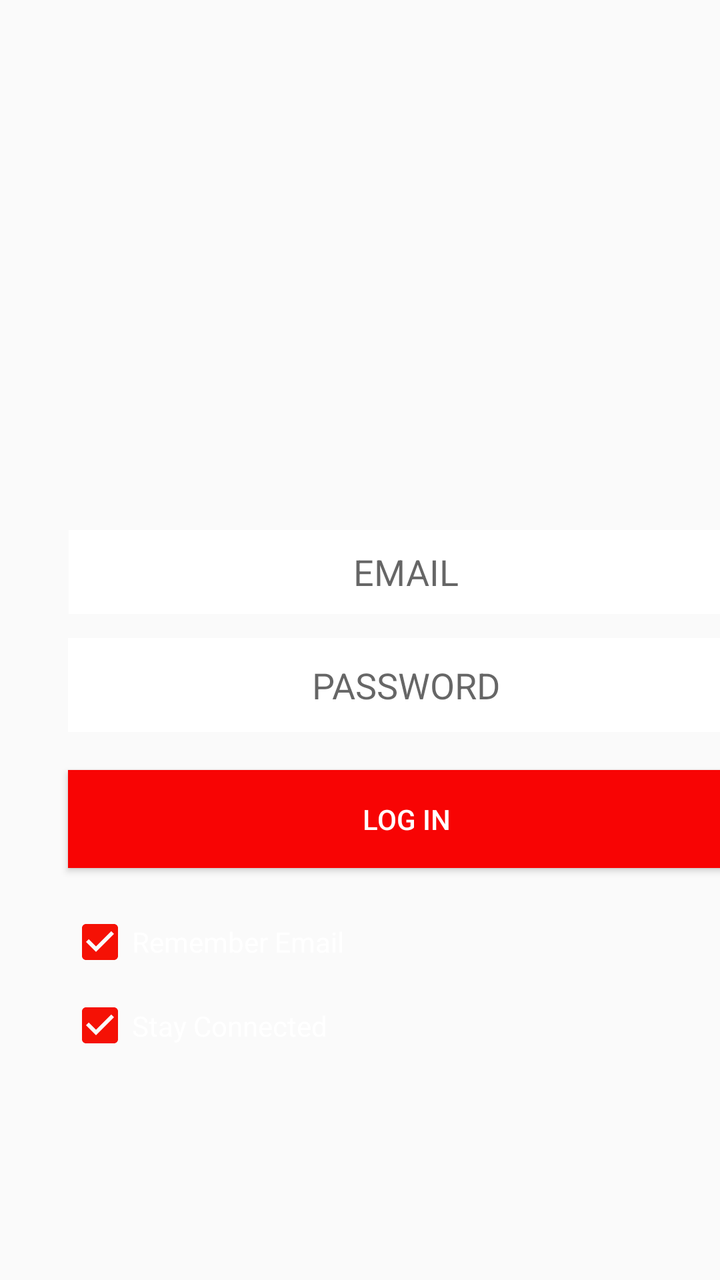
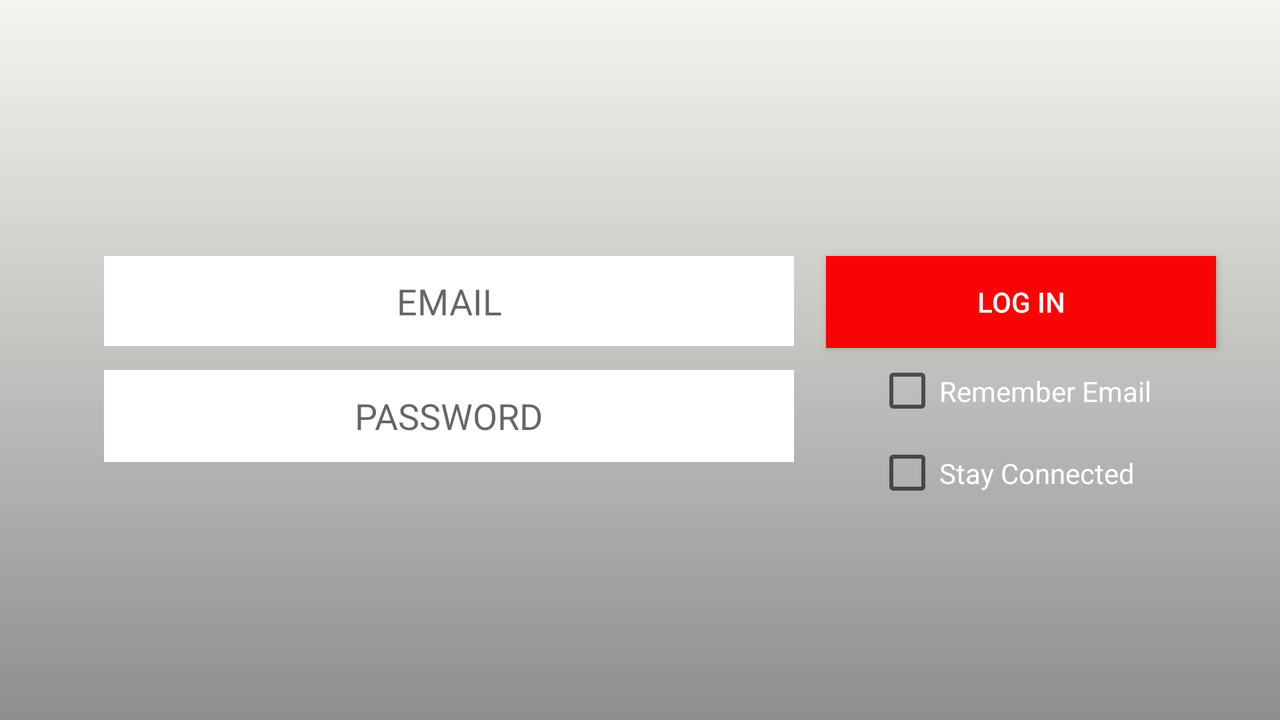

The same Android screen from two of the app's own layout files: first res/layout/ as a phone draws it, then the repository's variant for another configuration, drawn on a device whose configuration selects that folder. Both files follow.
<!-- AndroidManifest.xml: application theme AppTheme -->
<!-- res/layout/activity_login.xml -->
<?xml version="1.0" encoding="utf-8"?>
<androidx.constraintlayout.widget.ConstraintLayout xmlns:android="http://schemas.android.com/apk/res/android"
    xmlns:app="http://schemas.android.com/apk/res-auto"
    xmlns:tools="http://schemas.android.com/tools"
    android:layout_width="match_parent"
    android:layout_height="match_parent"
    android:background="@drawable/airplane"
    android:orientation="vertical">

    <ImageView
        android:id="@+id/Logo"
        android:layout_width="349dp"
        android:layout_height="69dp"
        android:layout_marginStart="32dp"
        android:layout_marginLeft="32dp"
        android:layout_marginTop="168dp"
        android:layout_marginEnd="32dp"
        android:layout_marginRight="32dp"
        android:adjustViewBounds="true"
        app:layout_constraintEnd_toEndOf="parent"
        app:layout_constraintHorizontal_bias="0.0"
        app:layout_constraintStart_toStartOf="parent"
        app:layout_constraintTop_toTopOf="parent"
        app:srcCompat="@drawable/Airflight" />

    <EditText
        android:id="@+id/EmailBox"
        android:layout_width="337dp"
        android:layout_height="42dp"
        android:layout_marginTop="28dp"
        android:layout_marginEnd="8dp"
        android:layout_marginRight="8dp"
        android:background="@color/White"
        android:ems="10"
        android:gravity="center"
        android:hint="EMAIL"
        android:inputType="textWebEmailAddress"
        app:layout_constraintEnd_toEndOf="@+id/Logo"
        app:layout_constraintHorizontal_bias="0.611"
        app:layout_constraintStart_toStartOf="@+id/Logo"
        app:layout_constraintTop_toBottomOf="@+id/Logo" />

    <EditText
        android:id="@+id/PasswordBox"
        android:layout_width="338dp"
        android:layout_height="47dp"
        android:layout_marginTop="12dp"
        android:background="@color/White"
        android:ems="10"
        android:gravity="center"
        android:hint="PASSWORD"
        android:inputType="textPassword"
        app:layout_constraintEnd_toEndOf="@+id/EmailBox"
        app:layout_constraintStart_toStartOf="@+id/EmailBox"
        app:layout_constraintTop_toBottomOf="@+id/EmailBox" />

    <Button
        android:id="@+id/Login"
        android:layout_width="338dp"
        android:layout_height="49dp"
        android:layout_marginTop="19dp"
        android:background="@color/colorPrimary"
        android:onClick="Login"
        android:text="LOG IN"
        android:textColor="@color/White"
        app:layout_constraintEnd_toEndOf="@+id/PasswordBox"
        app:layout_constraintStart_toStartOf="@+id/PasswordBox"
        app:layout_constraintTop_toBottomOf="@+id/PasswordBox" />

    <CheckBox
        android:id="@+id/rememberMe"
        android:layout_width="337dp"
        android:layout_height="34dp"
        android:layout_marginTop="20dp"
        android:checked="true"
        android:text="Remember Email"
        android:textColor="@color/White"
        app:layout_constraintEnd_toEndOf="@+id/Login"
        app:layout_constraintHorizontal_bias="0.0"
        app:layout_constraintStart_toStartOf="@+id/Login"
        app:layout_constraintTop_toBottomOf="@+id/Login" />

    <CheckBox
        android:id="@+id/stayConnected"
        android:layout_width="337dp"
        android:layout_height="33dp"
        android:layout_marginTop="8dp"
        android:layout_marginBottom="8dp"
        android:checked="true"
        android:text="Stay Connected"
        android:textColor="@color/White"
        app:layout_constraintBottom_toBottomOf="parent"
        app:layout_constraintEnd_toEndOf="@+id/Login"
        app:layout_constraintHorizontal_bias="0.0"
        app:layout_constraintStart_toStartOf="@+id/Login"
        app:layout_constraintTop_toBottomOf="@+id/rememberMe"
        app:layout_constraintVertical_bias="0.003" />
</androidx.constraintlayout.widget.ConstraintLayout>
<!-- resources referenced by this layout -->
<resources>
  <color name="White">#FFFFFF</color>
  <color name="colorPrimary">#F80404</color>
  <style name="AppTheme" parent="Theme.AppCompat.Light.NoActionBar">
          
          <item name="colorPrimary">@color/colorPrimary</item>
          <item name="colorPrimaryDark">@color/colorPrimaryDark</item>
          <item name="colorAccent">@color/colorAccent</item>
          <item name="android:statusBarColor" tools:targetApi="lollipop">@color/colorPrimary</item>
      </style>
  <color name="colorPrimaryDark">#00574B</color>
  <color name="colorAccent">#F51105</color>
</resources>
<!-- res/layout-land/activity_login.xml (the repository's variant of the layout above) -->
<!-- drawn on the phone turned sideways -->
<?xml version="1.0" encoding="utf-8"?>
<androidx.constraintlayout.widget.ConstraintLayout xmlns:android="http://schemas.android.com/apk/res/android"
    xmlns:app="http://schemas.android.com/apk/res-auto"
    xmlns:tools="http://schemas.android.com/tools"
    android:layout_width="match_parent"
    android:layout_height="match_parent"
    android:background="@drawable/gradient"
    android:orientation="vertical">

    <ImageView
        android:id="@+id/Logo"
        android:layout_width="296dp"
        android:layout_height="88dp"
        android:layout_marginStart="16dp"
        android:layout_marginLeft="16dp"
        android:layout_marginTop="24dp"
        android:layout_marginEnd="16dp"
        android:layout_marginRight="16dp"
        android:adjustViewBounds="true"
        app:layout_constraintEnd_toEndOf="parent"
        app:layout_constraintHorizontal_bias="0.498"
        app:layout_constraintStart_toStartOf="parent"
        app:layout_constraintTop_toTopOf="parent"
        app:srcCompat="@drawable/ifortech" />

    <EditText
        android:id="@+id/EmailBox"
        android:layout_width="345dp"
        android:layout_height="45dp"
        android:layout_marginStart="52dp"
        android:layout_marginLeft="52dp"
        android:layout_marginTop="16dp"
        android:background="@color/White"
        android:ems="10"
        android:gravity="center"
        android:hint="EMAIL"
        android:inputType="textWebEmailAddress"
        app:layout_constraintStart_toStartOf="parent"
        app:layout_constraintTop_toBottomOf="@+id/Logo" />

    <EditText
        android:id="@+id/PasswordBox"
        android:layout_width="345dp"
        android:layout_height="46dp"
        android:layout_marginTop="12dp"
        android:background="@color/White"
        android:ems="10"
        android:gravity="center"
        android:hint="PASSWORD"
        android:inputType="textPassword"
        app:layout_constraintStart_toStartOf="@+id/EmailBox"
        app:layout_constraintTop_toBottomOf="@+id/EmailBox" />

    <Button
        android:id="@+id/Login"
        android:layout_width="0dp"
        android:layout_height="46dp"
        android:layout_marginStart="16dp"
        android:layout_marginLeft="16dp"
        android:layout_marginTop="16dp"
        android:layout_marginEnd="32dp"
        android:layout_marginRight="32dp"
        android:background="@color/colorPrimary"
        android:onClick="Login"
        android:text="LOG IN"
        android:textColor="@color/White"
        app:layout_constraintEnd_toEndOf="parent"
        app:layout_constraintStart_toEndOf="@+id/EmailBox"
        app:layout_constraintTop_toBottomOf="@+id/Logo" />

    <CheckBox
        android:id="@+id/rememberMe"
        android:layout_width="146dp"
        android:layout_height="43dp"
        android:text="Remember Email"
        android:textColor="@color/White"
        app:layout_constraintEnd_toEndOf="@+id/Login"
        app:layout_constraintStart_toStartOf="@+id/Login"
        app:layout_constraintTop_toBottomOf="@+id/Login" />

    <CheckBox
        android:id="@+id/stayConnected"
        android:layout_width="146dp"
        android:layout_height="39dp"
        android:text="Stay Connected"
        android:textColor="@color/White"
        app:layout_constraintEnd_toEndOf="@+id/rememberMe"
        app:layout_constraintHorizontal_bias="0.0"
        app:layout_constraintStart_toStartOf="@+id/rememberMe"
        app:layout_constraintTop_toBottomOf="@+id/rememberMe" />
</androidx.constraintlayout.widget.ConstraintLayout>
<!-- resources referenced by the variant -->
<!-- as the phone turned sideways resolves them -->
<resources>
  <color name="White">#FFFFFF</color>
  <color name="colorPrimary">#F80404</color>
  <!-- drawable gradient (drawable) -->
  <?xml version="1.0" encoding="utf-8"?>
  <shape xmlns:android="http://schemas.android.com/apk/res/android"
      android:shape="rectangle">
      <gradient
          android:startColor="#8e8e8e"
          android:endColor="#f5f5f0"
          android:angle="90"/>
  </shape>
  <style name="AppTheme" parent="Theme.AppCompat.Light.NoActionBar">
          
          <item name="colorPrimary">@color/colorPrimary</item>
          <item name="colorPrimaryDark">@color/colorPrimaryDark</item>
          <item name="colorAccent">@color/colorAccent</item>
          <item name="android:statusBarColor" tools:targetApi="lollipop">@color/colorPrimary</item>
      </style>
  <color name="colorPrimaryDark">#00574B</color>
  <color name="colorAccent">#F51105</color>
</resources>
